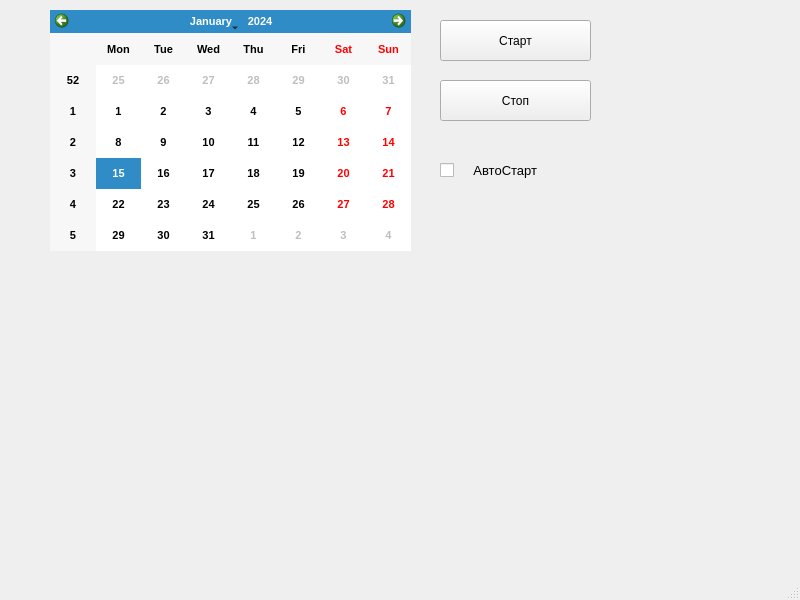
<?xml version="1.0" encoding="UTF-8"?>
<ui version="4.0">
 <class>MainWindow</class>
 <widget class="QMainWindow" name="MainWindow">
  <property name="geometry">
   <rect>
    <x>0</x>
    <y>0</y>
    <width>800</width>
    <height>600</height>
   </rect>
  </property>
  <property name="windowTitle">
   <string>MainWindow</string>
  </property>
  <widget class="QWidget" name="centralwidget">
   <widget class="QCalendarWidget" name="calendarWidget">
    <property name="geometry">
     <rect>
      <x>50</x>
      <y>10</y>
      <width>361</width>
      <height>241</height>
     </rect>
    </property>
    <property name="font">
     <font>
      <pointsize>8</pointsize>
      <weight>75</weight>
      <italic>false</italic>
      <bold>true</bold>
     </font>
    </property>
   </widget>
   <widget class="QPushButton" name="pushButton">
    <property name="geometry">
     <rect>
      <x>440</x>
      <y>20</y>
      <width>151</width>
      <height>41</height>
     </rect>
    </property>
    <property name="text">
     <string>Старт</string>
    </property>
   </widget>
   <widget class="QPushButton" name="pushButton_2">
    <property name="geometry">
     <rect>
      <x>440</x>
      <y>80</y>
      <width>151</width>
      <height>41</height>
     </rect>
    </property>
    <property name="text">
     <string>Стоп</string>
    </property>
   </widget>
   <widget class="QVideoWidgeet" name="widget" native="true">
    <property name="geometry">
     <rect>
      <x>50</x>
      <y>270</y>
      <width>571</width>
      <height>271</height>
     </rect>
    </property>
   </widget>
   <widget class="QCheckBox" name="checkBox">
    <property name="geometry">
     <rect>
      <x>440</x>
      <y>150</y>
      <width>151</width>
      <height>41</height>
     </rect>
    </property>
    <property name="font">
     <font>
      <pointsize>10</pointsize>
     </font>
    </property>
    <property name="text">
     <string>    АвтоСтарт</string>
    </property>
   </widget>
  </widget>
  <widget class="QMenuBar" name="menubar">
   <property name="geometry">
    <rect>
     <x>0</x>
     <y>0</y>
     <width>800</width>
     <height>21</height>
    </rect>
   </property>
  </widget>
  <widget class="QStatusBar" name="statusbar"/>
 </widget>
 <customwidgets>
  <customwidget>
   <class>QVideoWidgeet</class>
   <extends>QWidget</extends>
   <header>PyQt5.QtMultimediaWidgets</header>
   <container>1</container>
  </customwidget>
 </customwidgets>
 <resources/>
 <connections/>
</ui>
